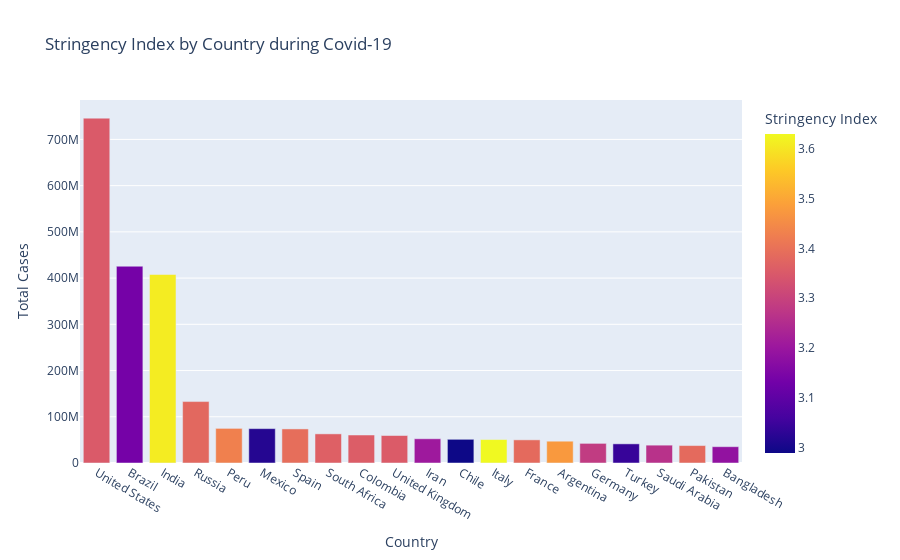

The notebook cell this image was saved under:
### Markdown cell above
Now, let's look at the stringency index: it is a composite measure of response indicators, including school closures, workplace closures, and travel bans. It shows how strictly countries are following these measures to control the spread of covid-19.

### Code cell
# %%
fig = px.bar(data.head(20), x ='Country', y = 'Total Cases', 
             hover_data=['Population', 'Total Deaths'],
             color = 'Stringency Index',
             title = "Stringency Index by Country during Covid-19")
fig.show()

### Figure 1 — Plotly figure (JSON) as saved in the notebook; plotly's stock layout.template omitted (floating-point values rounded to 4 significant figures)
{"data": [{"alignmentgroup": "True", "customdata": [[331002647, 26477574], [212559409, 14340567], [1380004385, 7247327], [145934460, 2131571], [26360000.0, 3020038], [128932753, 7295850], [46600000.0, 5510624], [51640000.0, 1357682], [39630000.0, 1936134], [67886004, 7249573], [83992953, 2914070], [14890000.0, 1283880], [60461828, 6664225], [65273512, 5633444], [38740000.0, 1077426], [83783945, 1640691], [63110000.0, 1049757], [27470000.0, 442507], [220892331, 789557], [129400000.0, 484534]], "hovertemplate": "Country=%{x}<br>Total Cases=%{y}<br>Population=%{customdata[0]}<br>Total Deaths=%{customdata[1]}<br>Stringency Index=%{marker.color}<extra></extra>", "legendgroup": "", "marker": {"color": [3.351, 3.136, 3.611, 3.38, 3.43, 3.019, 3.394, 3.364, 3.358, 3.354, 3.207, 2.989, 3.63, 3.386, 3.475, 3.285, 3.041, 3.263, 3.386, 3.186], "coloraxis": "coloraxis", "pattern": {"shape": ""}}, "name": "", "offsetgroup": "", "orientation": "v", "showlegend": false, "textposition": "auto", "type": "bar", "x": ["United States", "Brazil", "India", "Russia", "Peru", "Mexico", "Spain", "South Africa", "Colombia", "United Kingdom", "Iran", "Chile", "Italy", "France", "Argentina", "Germany", "Turkey", "Saudi Arabia", "Pakistan", "Bangladesh"], "xaxis": "x", "y": [746014098, 425704517, 407771615, 132888951, 74882695, 74347548, 73717676, 63027659, 60543682, 59475032, 52421884, 51268034, 50752853, 50084335, 47155234, 42447678, 41431948, 38585191, 37738077, 35266178], "yaxis": "y"}], "layout": {"barmode": "relative", "coloraxis": {"colorbar": {"title": {"text": "Stringency Index"}}, "colorscale": [[0, "#0d0887"], [0.1111, "#46039f"], [0.2222, "#7201a8"], [0.3333, "#9c179e"], [0.4444, "#bd3786"], [0.5556, "#d8576b"], [0.6667, "#ed7953"], [0.7778, "#fb9f3a"], [0.8889, "#fdca26"], [1, "#f0f921"]]}, "legend": {"tracegroupgap": 0}, "title": {"text": "Stringency Index by Country during Covid-19"}, "xaxis": {"anchor": "y", "domain": [0, 1], "title": {"text": "Country"}}, "yaxis": {"anchor": "x", "domain": [0, 1], "title": {"text": "Total Cases"}}}}
